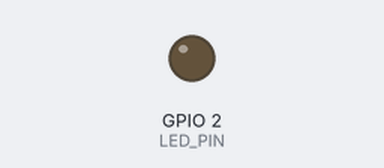
This sketch was run on a simulated ESP32. Shown: output pins drawn as LEDs (lit = HIGH). What the sketch prints to the serial monitor is not drawn.

Above: at 0.0 s.
At 1.1 s:
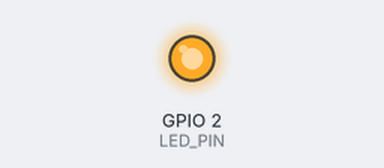
Timing chart, 0 to 3.0 s (numbered marks = the images above):
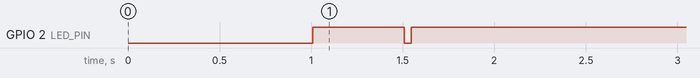

The sketch:

C13_Macros_Preprocessor.ino
```cpp
/*
 * ESP32 学 C 语言 13：宏定义与预处理器
 *
 * 学习目标：
 * 1. 理解预处理器的作用
 * 2. 掌握 #define 宏定义
 * 3. 掌握带参数的宏
 * 4. 理解条件编译 #if / #ifdef / #ifndef
 * 5. 学会用宏提高代码可读性和可维护性
 *
 * 什么是预处理器？
 * 预处理器是在编译之前处理源代码的程序。
 * 它以 # 开头的指令工作，例如 #include、#define、#if。
 * 预处理器的处理结果是一个新的源代码文件，然后才被编译器编译。
 */

#include <stdio.h>

// ========== 宏定义常量 ==========

// #define 用来定义宏
// 编译前，预处理器会把代码中所有的 LED_PIN 替换成 2
// 这样如果以后换引脚，只需要改这里一处
#define LED_PIN 2

// 多个相关的宏可以一起定义
#define BUTTON_PIN 4
#define BAUD_RATE 115200

// 用宏定义版本号
#define FIRMWARE_VERSION "1.0.0"
#define HARDWARE_VERSION 2

// ========== 带参数的宏 ==========

// 宏也可以带参数，看起来像函数，但本质上是文本替换
// 注意：参数和整个表达式都要加括号，避免优先级问题
#define SQUARE(x) ((x) * (x))
#define MAX(a, b) (((a) > (b)) ? (a) : (b))
#define MIN(a, b) (((a) < (b)) ? (a) : (b))
#define ABS(x) (((x) >= 0) ? (x) : -(x))

// ========== 条件编译 ==========

// 定义一个宏，用来控制是否启用调试输出
// 0 表示关闭，1 表示开启
#define DEBUG_MODE 1

// #if 根据条件决定是否编译某段代码
#if DEBUG_MODE
  #define DEBUG_PRINT(x) Serial.println(x)
#else
  #define DEBUG_PRINT(x)  // 空定义，什么都不做
#endif

// #ifdef 判断是否定义了某个宏
#ifdef LED_PIN
  // 如果定义了 LED_PIN，就编译这里
  #define LED_PIN_DEFINED 1
#else
  #define LED_PIN_DEFINED 0
#endif

void setup() {
  Serial.begin(BAUD_RATE);
  delay(1000);

  // 字符串化操作符 #
  // #define STR(x) #x 可以把宏参数变成字符串
  #define STR(x) #x
  Serial.print("LED_PIN 的值是：");
  Serial.println(STR(LED_PIN));

  Serial.println("ESP32 学 C 语言 13：宏定义与预处理器");
  Serial.print("固件版本：");
  Serial.println(FIRMWARE_VERSION);
  Serial.print("硬件版本：");
  Serial.println(HARDWARE_VERSION);

  // ========== 宏定义的常量使用 ==========

  Serial.println("\n===== 使用宏定义常量 =====");
  pinMode(LED_PIN, OUTPUT);
  digitalWrite(LED_PIN, HIGH);
  Serial.println("LED 点亮");
  delay(500);
  digitalWrite(LED_PIN, LOW);
  Serial.println("LED 熄灭");

  // ========== 带参数宏的使用 ==========

  Serial.println("\n===== 使用带参数宏 =====");
  int num = 5;
  Serial.print("SQUARE(");
  Serial.print(num);
  Serial.print(") = ");
  Serial.println(SQUARE(num));  // 25

  int x = 10, y = 20;
  Serial.print("MAX(");
  Serial.print(x);
  Serial.print(", ");
  Serial.print(y);
  Serial.print(") = ");
  Serial.println(MAX(x, y));  // 20

  Serial.print("ABS(-7) = ");
  Serial.println(ABS(-7));  // 7

  // ========== 调试宏的使用 ==========

  Serial.println("\n===== 调试宏 =====");
  DEBUG_PRINT("这是一条调试信息");
  DEBUG_PRINT("当前运行到 setup() 函数");

  // 如果把 DEBUG_MODE 改成 0，上面的两行就不会被编译，也不会输出
  // 这样可以方便地在发布版本中关闭调试信息，节省空间和运行时间

  // ========== 宏与常量的选择 ==========

  Serial.println("\n===== 宏 vs const 常量 =====");

  // 宏定义：
  #define PI_MACRO 3.14159f

  // const 常量：
  const float PI_CONST = 3.14159f;

  // 区别：
  // 1. 宏在预处理阶段做文本替换，不占用内存
  // 2. const 常量有类型，编译器会做类型检查
  // 3. 现代 C 语言中，更推荐使用 const 定义常量
  // 4. 宏适合定义条件编译标志、简化重复代码、访问寄存器等场景

  Serial.print("PI_MACRO = ");
  Serial.println(PI_MACRO);
  Serial.print("PI_CONST = ");
  Serial.println(PI_CONST);

  /*
   * ===== 写法变体 =====
   *
   * 同一个功能往往有多种正确的写法。
   * 熟悉这些变体，能帮助你读懂别人写的代码，也能让你写出更简洁的代码。
   */

  // 变体 1：调试输出宏的多种实现
  // 简单版：直接输出字符串
  #define DEBUG_1(x) Serial.println(x)

  // 带文件名和行号版
  #define DEBUG_2(x) do { \
    Serial.print(__FILE__); \
    Serial.print(":"); \
    Serial.print(__LINE__); \
    Serial.print(" "); \
    Serial.println(x); \
  } while(0)

  DEBUG_1("简单调试输出");
  DEBUG_2("带位置信息的调试输出");

  // 变体 2：带参数宏可以用多种方式实现同一功能
  // 求两数最大值，三元运算符写法
  #define MAX_V1(a, b) (((a) > (b)) ? (a) : (b))

  // 同样的功能，也可以利用 GCC 扩展语句避免多次求值副作用
  // 注意：这种写法依赖编译器扩展，可移植性稍差
  #define MAX_V2(a, b) ({ \
    __typeof__(a) _a = (a); \
    __typeof__(b) _b = (b); \
    _a > _b ? _a : _b; \
  })

  Serial.print("MAX_V1(3, 7) = ");
  Serial.println(MAX_V1(3, 7));
  Serial.print("MAX_V2(3, 7) = ");
  Serial.println(MAX_V2(3, 7));

  // 变体 3：条件编译可以用 #if、#ifdef、#ifndef 互相转换
  // 以下三段在语义上等价：
  #define FEATURE_A 1

  #if FEATURE_A
    #define FEATURE_A_ENABLED
  #endif

  #ifdef FEATURE_A_ENABLED
    Serial.println("FEATURE_A 已启用");
  #endif

  #ifndef FEATURE_A_DISABLED
    Serial.println("FEATURE_A 未禁用");
  #endif

  // 变体 4：宏常量也可以用 const 或 enum 实现
  // 用 #define 定义整数常量
  #define LED_PIN_MACRO 2

  // 用 const 定义有类型的常量（现代 C 更推荐）
  const int LED_PIN_CONST = 2;

  // 用 enum 定义整型常量（编译期常量，有类型检查）
  enum PinDef {
    LED_PIN_ENUM = 2
  };

  Serial.print("LED_PIN_MACRO = ");
  Serial.println(LED_PIN_MACRO);
  Serial.print("LED_PIN_CONST = ");
  Serial.println(LED_PIN_CONST);
  Serial.print("LED_PIN_ENUM = ");
  Serial.println(LED_PIN_ENUM);

  /*
   * ===== 常见陷阱 =====
   *
   * 下面这些代码看起来像是正确的，但要么编译不过，要么运行结果不对。
   * 每个错误示例旁边都给出了正确写法，注意对比。
   */

  // 陷阱 1：宏定义不加括号，导致优先级错误
  // 错误写法：
  // #define SQUARE_BAD(x) x * x
  // 当调用 SQUARE_BAD(2 + 3) 时，会被展开为 2 + 3 * 2 + 3 = 11，而不是 25
  // 正确写法：
  #define SQUARE_GOOD(x) ((x) * (x))

  int sBad = 2 + 3 * 2 + 3;        // 模拟 SQUARE_BAD(2 + 3) 的展开结果
  int sGood = SQUARE_GOOD(2 + 3);  // 25
  Serial.print("错误展开结果：");
  Serial.println(sBad);
  Serial.print("正确结果：");
  Serial.println(sGood);

  // 陷阱 2：带参数宏内部有多条语句时，没有用 do { } while(0) 包裹
  // 错误写法：
  // #define SET_PIN_BAD(pin, val) pinMode(pin, OUTPUT); digitalWrite(pin, val)
  // 在 if 条件中使用时会出错：
  // if (cond) SET_PIN_BAD(2, HIGH); else ...
  // 展开后 else 会匹配错误
  // 正确写法：
  #define SET_PIN_GOOD(pin, val) do { \
    pinMode(pin, OUTPUT); \
    digitalWrite(pin, val); \
  } while(0)

  SET_PIN_GOOD(LED_PIN, HIGH);
  Serial.println("正确写法演示完成");

  // 陷阱 3：#ifdef 和 #if 混淆
  // 错误写法：
  // #define DEBUG_MODE 0
  // #ifdef DEBUG_MODE
  //   Serial.println("调试开启");
  // #endif
  // 这样只要定义了 DEBUG_MODE 就会进入，即使它的值是 0
  // 正确写法：
  #if DEBUG_MODE
    Serial.println("调试真正开启");
  #endif

  // 陷阱 4：字符串化操作符 # 的误用
  // 错误写法：
  // #define SHOW_VAR_BAD(x) Serial.println(#x)
  // SHOW_VAR_BAD(LED_PIN);  // 输出的是 "LED_PIN"，而不是它的值 2
  // 如果需要输出值，应该用下面这种方式：
  #define SHOW_VALUE(x) Serial.println(x)
  Serial.print("变量名是 LED_PIN，值是：");
  SHOW_VALUE(LED_PIN);
}

void loop() {
  // 只在 DEBUG_MODE 为 1 时编译这段代码
  #if DEBUG_MODE
    static unsigned long lastPrint = 0;
    if (millis() - lastPrint > 2000) {
      lastPrint = millis();
      DEBUG_PRINT("loop() 正在运行");
    }
  #endif
}

/*
 * 练习：
 * 1. 定义一个宏 CIRCLE_AREA(r)，计算圆的面积。
 * 2. 用条件编译实现：根据 BOARD_VERSION 的值选择不同的 LED 引脚。
 * 3. 写一个调试宏 DEBUG_PRINTF(fmt, ...)，支持 printf 风格的格式化输出。
 *    提示：需要用到可变参数宏 __VA_ARGS__。
 * 4. 比较 #define LED_PIN 2 和 const int LED_PIN = 2; 的区别。
 */
```
